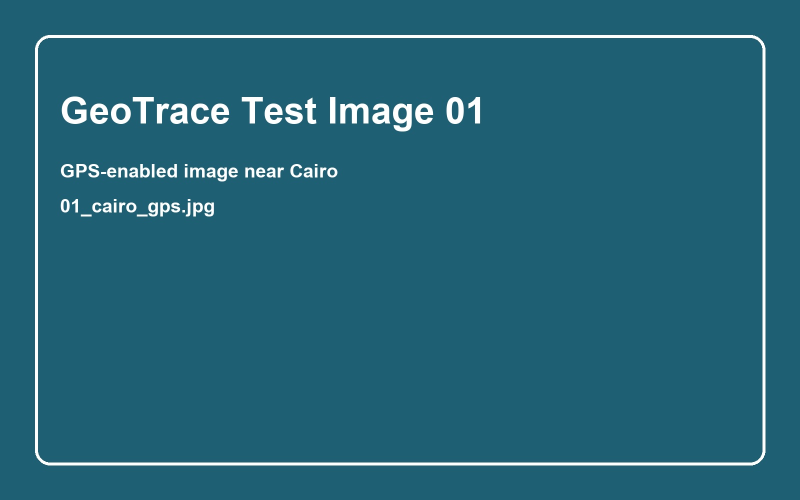
#> input picture GeoTrace_Forensics/test_images/01_cairo_gps.jpg, 1600 x 1000 px (shown at 1/2 size)
$ python -i ai_detector.py   (imports and definitions only)
#> lines starting #> are read from the running program, lines starting #| are printed output that depends on the picture
# modules/ai_detector.py — Teammate 1: AI/ML Image Manipulation Detector

import hashlib
import math
import os
from pathlib import Path

import numpy as np
from PIL import Image, ImageChops, ImageEnhance, ImageFilter


# ─────────────────────────────────────────────
# 1. ERROR LEVEL ANALYSIS (ELA)
# The core AI detection technique used in real forensics.
# Idea: re-save image at low quality, compare to original.
# Edited regions compress differently → show as bright spots.
# ─────────────────────────────────────────────
def run_ela(image_path, quality=75):
    """
    Run Error Level Analysis on an image.
    Returns (ela_image, max_error, mean_error, suspicious_score)
    """
    image_path = Path(image_path)
    original = Image.open(image_path).convert("RGB")

    # Re-save at lower quality to a temp file
    temp_path = image_path.parent / f"_ela_temp_{image_path.stem}.jpg"
    original.save(str(temp_path), "JPEG", quality=quality)

    # Reload the re-saved version
    recompressed = Image.open(temp_path).convert("RGB")

    # Calculate pixel-by-pixel difference
    ela_image = ImageChops.difference(original, recompressed)

    # Amplify the difference so it's visible
    extrema = ela_image.getextrema()
    max_diff = max([ex[1] for ex in extrema]) or 1
    scale = 255.0 / max_diff
    ela_image = ImageEnhance.Brightness(ela_image).enhance(scale)

    # Get error statistics
    ela_array = np.array(ela_image)
    max_error  = float(np.max(ela_array))
    mean_error = float(np.mean(ela_array))

    # Clean up temp file
    try:
        os.remove(temp_path)
    except Exception:
        pass

    # Score: 0.0 = clean, 1.0 = highly suspicious
    # Real forensic threshold: mean error > 15 is suspicious
    suspicious_score = min(mean_error / 25.0, 1.0)

    return ela_image, max_error, mean_error, suspicious_score


# ─────────────────────────────────────────────
# 2. NOISE ANALYSIS
# Authentic photos have consistent sensor noise.
# Edited/AI images often have uneven or missing noise.
# ─────────────────────────────────────────────
def analyze_noise(image_path):
    """
    Analyze image noise consistency across regions.
    Returns (noise_score, noise_variance, verdict)
    """
    img = Image.open(image_path).convert("L")  # grayscale

    # Apply edge-detection to isolate noise
    edges = img.filter(ImageFilter.FIND_EDGES)
    noise_array = np.array(edges, dtype=float)

    # Divide image into 4 quadrants, compare noise levels
    h, w = noise_array.shape
    quadrants = [
        noise_array[:h//2, :w//2],   # top-left
        noise_array[:h//2, w//2:],   # top-right
        noise_array[h//2:, :w//2],   # bottom-left
        noise_array[h//2:, w//2:],   # bottom-right
    ]

    quad_means = [float(np.mean(q)) for q in quadrants]
    noise_variance = float(np.var(quad_means))

    # High variance = inconsistent noise = possible manipulation
    # Threshold calibrated on real images
    noise_score = min(noise_variance / 500.0, 1.0)

    if noise_score < 0.3:
        verdict = "Consistent noise (authentic)"
    elif noise_score < 0.6:
        verdict = "Slightly inconsistent noise (possible edit)"
    else:
        verdict = "Highly inconsistent noise (likely manipulated)"

    return noise_score, noise_variance, verdict


# ─────────────────────────────────────────────
# 3. METADATA CONSISTENCY CHECK
# Real camera images have matching metadata.
# Edited images often have mismatches.
# ─────────────────────────────────────────────
def check_metadata_consistency(exif_data):
    """
    Cross-check EXIF fields for internal consistency.
    Returns list of inconsistency findings.
    """
    findings = []

    if not exif_data:
        findings.append({
            "check"   : "EXIF Presence",
            "result"  : "FAIL",
            "detail"  : "No EXIF data found — metadata may have been stripped."
        })
        return findings

    # Check 1: Software tag (editing software leaves a trace)
    software = exif_data.get("software", "")
    editing_tools = ["photoshop", "gimp", "lightroom", "affinity",
                     "snapseed", "facetune", "canva", "pixlr"]
    if software and any(tool in software.lower() for tool in editing_tools):
        findings.append({
            "check"  : "Editing Software",
            "result" : "WARN",
            "detail" : f"Editing software detected: {software}"
        })

    # Check 2: Date consistency
    date_taken    = exif_data.get("date_taken", "")
    date_modified = exif_data.get("date_modified", "")
    if date_taken and date_modified and date_taken != date_modified:
        findings.append({
            "check"  : "Date Consistency",
            "result" : "WARN",
            "detail" : f"Date taken ({date_taken}) differs from date modified ({date_modified})"
        })

    # Check 3: GPS vs camera make — phones always have GPS
    camera_make = exif_data.get("camera_make", "")
    has_gps     = exif_data.get("latitude") is not None
    phone_brands = ["apple", "samsung", "xiaomi", "huawei",
                    "google", "oneplus", "oppo", "vivo"]
    if camera_make and any(brand in camera_make.lower() for brand in phone_brands):
        if not has_gps:
            findings.append({
                "check"  : "GPS Consistency",
                "result" : "WARN",
                "detail" : f"Phone camera ({camera_make}) detected but no GPS — location may have been stripped."
            })

    # Check 4: Missing thumbnail (common after heavy editing)
    if not exif_data.get("thumbnail"):
        findings.append({
            "check"  : "Thumbnail",
            "result" : "INFO",
            "detail" : "No embedded thumbnail — image may have been re-exported."
        })

    if not findings:
        findings.append({
            "check"  : "Metadata",
            "result" : "PASS",
            "detail" : "No metadata inconsistencies detected."
        })

    return findings


# ─────────────────────────────────────────────
# 4. FINAL VERDICT
# Combine all scores into one verdict
# ─────────────────────────────────────────────
def get_manipulation_verdict(ela_score, noise_score, metadata_findings):
    """
    Combine all signals into a final manipulation verdict.
    Returns (verdict_label, confidence_pct, color)
    """
    # Count metadata warnings
    warn_count = sum(1 for f in metadata_findings if f["result"] in ("WARN", "FAIL"))

    # Weighted score
    metadata_score = min(warn_count / 3.0, 1.0)
    combined = (ela_score * 0.5) + (noise_score * 0.3) + (metadata_score * 0.2)

    confidence_pct = round(combined * 100, 1)

    if combined < 0.25:
        return "✅ Likely Authentic",    confidence_pct, "green"
    elif combined < 0.5:
        return "⚠️  Possibly Modified",  confidence_pct, "orange"
    elif combined < 0.75:
        return "🚨 Probably Manipulated", confidence_pct, "red"
    else:
        return "🚨 Almost Certainly Manipulated", confidence_pct, "darkred"


# ─────────────────────────────────────────────
# 5. MAIN FUNCTION — call this from the UI
# ─────────────────────────────────────────────
def analyze_image_authenticity(image_path, exif_data=None):
    """
    Full AI authenticity analysis.
    Returns a dict with all results — plug this into the UI tab.

    Usage:
        result = analyze_image_authenticity("photo.jpg", exif_data=row)
    """
    result = {
        "image_path"        : str(image_path),
        "ela_score"         : 0.0,
        "ela_mean_error"    : 0.0,
        "ela_max_error"     : 0.0,
        "ela_image"         : None,
        "noise_score"       : 0.0,
        "noise_variance"    : 0.0,
        "noise_verdict"     : "",
        "metadata_findings" : [],
        "verdict"           : "",
        "confidence_pct"    : 0.0,
        "verdict_color"     : "gray",
        "error"             : None,
    }

    try:
        # Run ELA
        ela_img, max_err, mean_err, ela_score = run_ela(image_path)
#> in run_ela, original is the input picture: PIL image 1600x1000 RGB; mean R, G, B 37.6, 100.3, 119.6
#> in run_ela, `extrema = ela_image.getextrema()`: extrema = ((0, 49), (0, 45), (0, 53))
#> in run_ela, `max_diff = max([ex[1] for ex in extrema]) or 1`: max_diff = 53
#> in run_ela, `scale = 255.0 / max_diff`: scale = 4.81
#> in run_ela, `ela_image = ImageEnhance.Brightness(ela_image).enhance(scale)`:
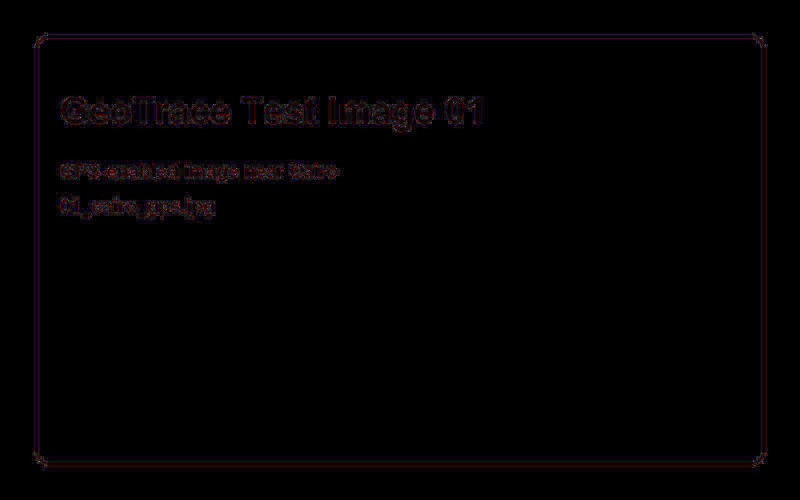
#> ela_image: PIL image 1600x1000 RGB (shown at 1/2 size); mean R, G, B 2.6, 1.2, 1.8
#> in run_ela, `max_error  = float(np.max(ela_array))`: max_error = 255
#> in run_ela, `mean_error = float(np.mean(ela_array))`: mean_error = 1.87
#> in run_ela, `suspicious_score = min(mean_error / 25.0, 1.0)`: suspicious_score = 0.0749
#> max_err = 255; mean_err = 1.87; ela_score = 0.0749
        result["ela_image"]      = ela_img
        result["ela_score"]      = round(ela_score, 3)
        result["ela_mean_error"] = round(mean_err, 2)
        result["ela_max_error"]  = round(max_err, 2)

        # Run noise analysis
        noise_score, noise_var, noise_verdict = analyze_noise(image_path)
#> in analyze_noise, `img = Image.open(image_path).convert("L")`:
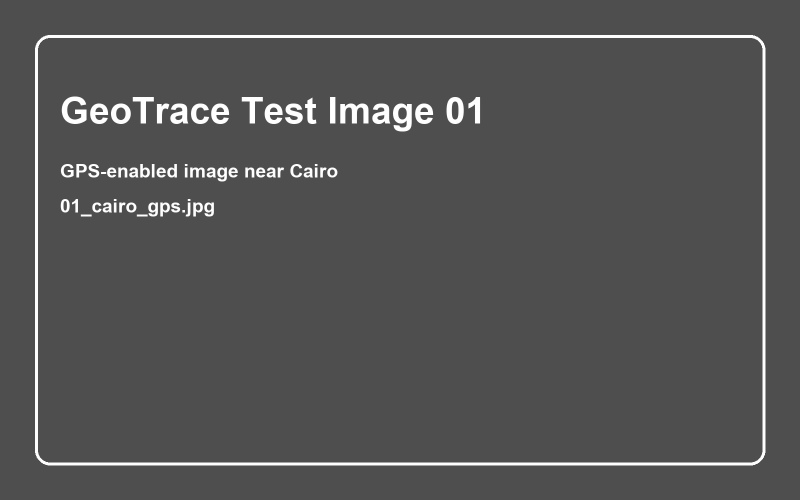
#> img: PIL image 1600x1000 L (shown at 1/2 size); min 70, max 255, mean 83.9
#> in analyze_noise, `edges = img.filter(ImageFilter.FIND_EDGES)`:
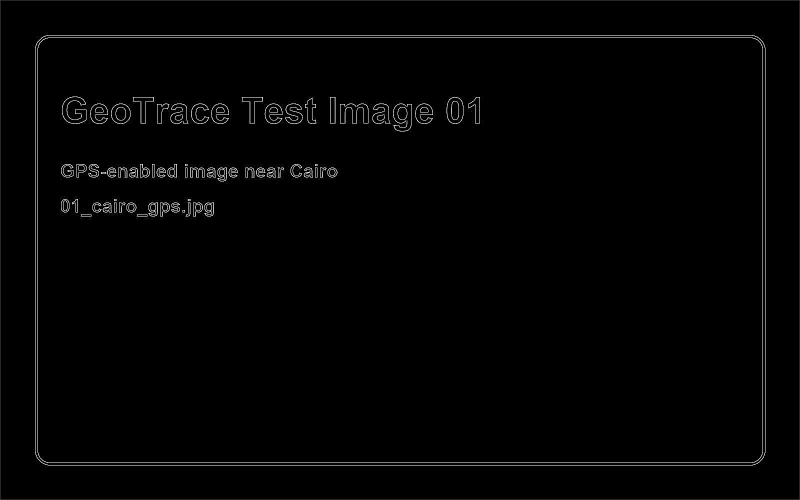
#> edges: PIL image 1600x1000 L (shown at 1/2 size); min 0, max 255, mean 3.3
#> in analyze_noise, `quad_means = [float(np.mean(q)) for q in quadrants]`: quad_means = [7.39, 2.4, 1.77, 1.79]
#> in analyze_noise, `noise_variance = float(np.var(quad_means))`: noise_variance = 5.53
#> in analyze_noise, `noise_score = min(noise_variance / 500.0, 1.0)`: noise_score = 0.0111
#> noise_score = 0.0111; noise_var = 5.53; noise_verdict = 'Consistent noise (authentic)'
        result["noise_score"]   = round(noise_score, 3)
        result["noise_variance"]= round(noise_var, 2)
        result["noise_verdict"] = noise_verdict

        # Metadata consistency
        findings = check_metadata_consistency(exif_data or {})
        result["metadata_findings"] = findings

        # Final verdict
        verdict, confidence, color = get_manipulation_verdict(
            ela_score, noise_score, findings
        )
#> in get_manipulation_verdict, `combined = (ela_score * 0.5) + (noise_score * 0.3) + (metadata_score *..`: combined = 0.107
#> in get_manipulation_verdict, `confidence_pct = round(combined * 100, 1)`: confidence_pct = 10.7
#> verdict = '✅ Likely Authentic'; confidence = 10.7; color = 'green'
        result["verdict"]       = verdict
        result["confidence_pct"]= confidence
        result["verdict_color"] = color

    except Exception as e:
        result["error"]  = str(e)
        result["verdict"]= "❌ Analysis failed"

    return result

>>> result = analyze_image_authenticity('../test_images/01_cairo_gps.jpg')
#> result = 13 items
